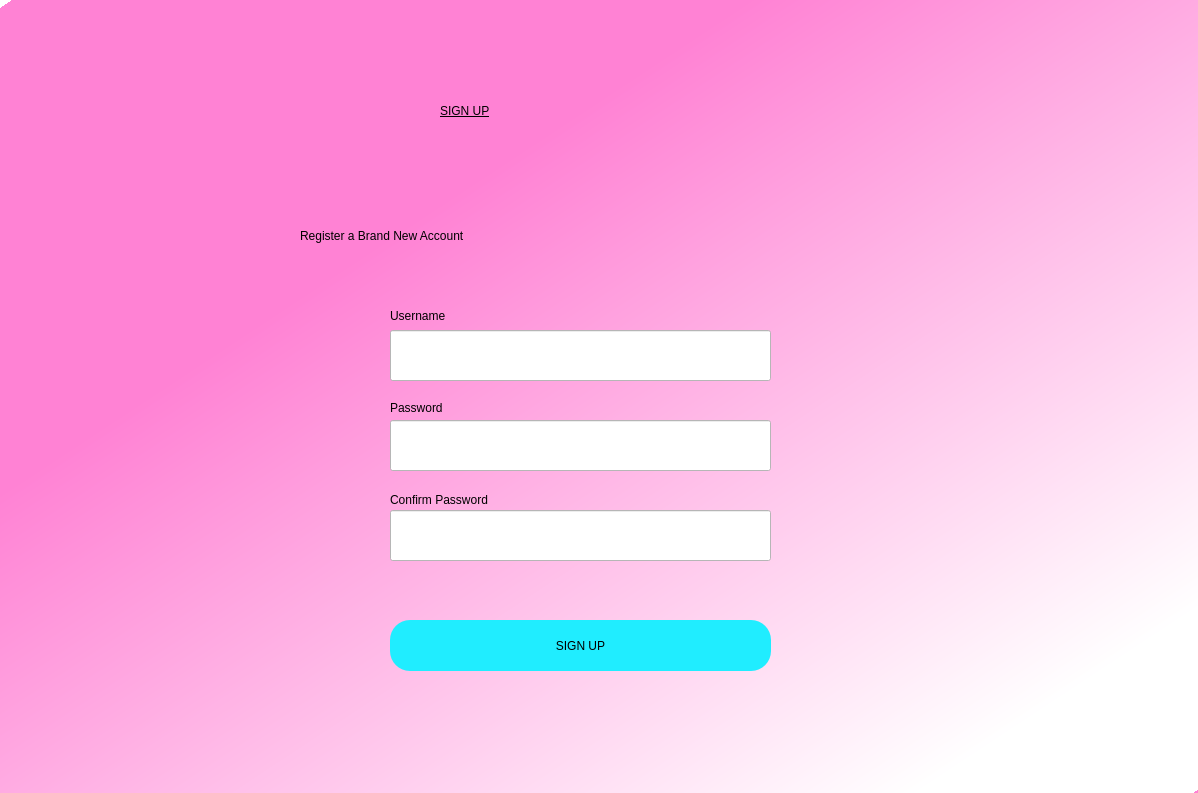
<?xml version="1.0" encoding="UTF-8"?>
<ui version="4.0">
 <class>Dialog</class>
 <widget class="QDialog" name="Dialog">
  <property name="geometry">
   <rect>
    <x>0</x>
    <y>0</y>
    <width>1198</width>
    <height>793</height>
   </rect>
  </property>
  <property name="windowTitle">
   <string>Dialog</string>
  </property>
  <widget class="QWidget" name="widget" native="true">
   <property name="geometry">
    <rect>
     <x>0</x>
     <y>0</y>
     <width>1201</width>
     <height>801</height>
    </rect>
   </property>
   <property name="styleSheet">
    <string notr="true">QWidget#widget{
background-color:qlineargradient(spread:repeat, x1:0, y1:0.011, x2:0.98005, y2:1, stop:0.308458 rgb(255, 130, 212), stop:0.885572 rgba(255, 255, 255, 255));}</string>
   </property>
   <widget class="QLabel" name="label">
    <property name="geometry">
     <rect>
      <x>440</x>
      <y>70</y>
      <width>331</width>
      <height>81</height>
     </rect>
    </property>
    <property name="styleSheet">
     <string notr="true">font: 90 45pt &quot;Segoe Print&quot;;color:rgbrgb(0, 0, 0);
text-decoration: underline;</string>
    </property>
    <property name="text">
     <string>SIGN UP</string>
    </property>
   </widget>
   <widget class="QLabel" name="label_2">
    <property name="geometry">
     <rect>
      <x>300</x>
      <y>200</y>
      <width>621</width>
      <height>71</height>
     </rect>
    </property>
    <property name="styleSheet">
     <string notr="true">font: 75 26pt &quot;Sitka Subheading&quot;;</string>
    </property>
    <property name="text">
     <string>Register a Brand New Account</string>
    </property>
   </widget>
   <widget class="QPushButton" name="signup">
    <property name="geometry">
     <rect>
      <x>390</x>
      <y>620</y>
      <width>381</width>
      <height>51</height>
     </rect>
    </property>
    <property name="styleSheet">
     <string notr="true">border-radius:20px;
font: 75 24pt &quot;Times New Roman&quot;;
background-color:rgb(32, 237, 255);</string>
    </property>
    <property name="text">
     <string>SIGN UP</string>
    </property>
   </widget>
   <widget class="QLabel" name="label_3">
    <property name="geometry">
     <rect>
      <x>390</x>
      <y>300</y>
      <width>91</width>
      <height>31</height>
     </rect>
    </property>
    <property name="styleSheet">
     <string notr="true">font: 75 12pt &quot;Nirmala UI&quot;;</string>
    </property>
    <property name="text">
     <string>Username</string>
    </property>
   </widget>
   <widget class="QLabel" name="label_4">
    <property name="geometry">
     <rect>
      <x>390</x>
      <y>400</y>
      <width>81</width>
      <height>16</height>
     </rect>
    </property>
    <property name="styleSheet">
     <string notr="true">
font: 10pt &quot;MS Shell Dlg 2&quot;;</string>
    </property>
    <property name="text">
     <string>Password</string>
    </property>
   </widget>
   <widget class="QLineEdit" name="usernamefield">
    <property name="geometry">
     <rect>
      <x>390</x>
      <y>330</y>
      <width>381</width>
      <height>51</height>
     </rect>
    </property>
    <property name="styleSheet">
     <string notr="true">background-color:rgb(255, 255, 255);
font: 12pt &quot;MS Shell Dlg 2&quot;;</string>
    </property>
   </widget>
   <widget class="QLineEdit" name="passwordfield">
    <property name="geometry">
     <rect>
      <x>390</x>
      <y>420</y>
      <width>381</width>
      <height>51</height>
     </rect>
    </property>
    <property name="styleSheet">
     <string notr="true">background-color:rgb(255, 255, 255);
font: 12pt &quot;MS Shell Dlg 2&quot;;</string>
    </property>
   </widget>
   <widget class="QLabel" name="error">
    <property name="geometry">
     <rect>
      <x>390</x>
      <y>570</y>
      <width>371</width>
      <height>41</height>
     </rect>
    </property>
    <property name="styleSheet">
     <string notr="true">
font: 15pt &quot;MS Shell Dlg 2&quot;;
color:rgb(255, 0, 0)</string>
    </property>
    <property name="text">
     <string/>
    </property>
   </widget>
   <widget class="QLineEdit" name="confirmpasswordfield">
    <property name="geometry">
     <rect>
      <x>390</x>
      <y>510</y>
      <width>381</width>
      <height>51</height>
     </rect>
    </property>
    <property name="styleSheet">
     <string notr="true">background-color:rgb(255, 255, 255);
font: 12pt &quot;MS Shell Dlg 2&quot;;</string>
    </property>
   </widget>
   <widget class="QLabel" name="label_5">
    <property name="geometry">
     <rect>
      <x>390</x>
      <y>490</y>
      <width>141</width>
      <height>20</height>
     </rect>
    </property>
    <property name="styleSheet">
     <string notr="true">
font: 10pt &quot;MS Shell Dlg 2&quot;;</string>
    </property>
    <property name="text">
     <string>Confirm Password</string>
    </property>
   </widget>
   <widget class="QLabel" name="success">
    <property name="geometry">
     <rect>
      <x>390</x>
      <y>570</y>
      <width>371</width>
      <height>41</height>
     </rect>
    </property>
    <property name="styleSheet">
     <string notr="true">
font: 15pt &quot;MS Shell Dlg 2&quot;;
color:rgb(0, 255, 0)</string>
    </property>
    <property name="text">
     <string/>
    </property>
   </widget>
  </widget>
 </widget>
 <resources/>
 <connections/>
</ui>
